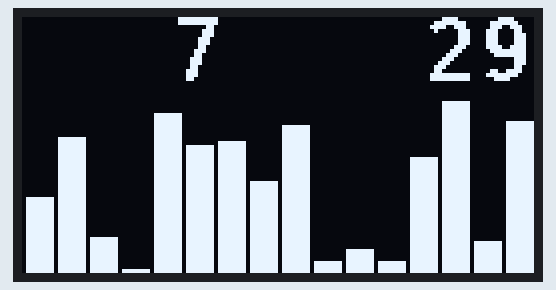
Bench run of a program on a simulated ESP32. Shown: 128×64 one-colour display. Random numbers use the default seed unless the program sets one; what the program prints to the serial monitor is not drawn.

Above: at 0.11 s.
At 5.01 s:
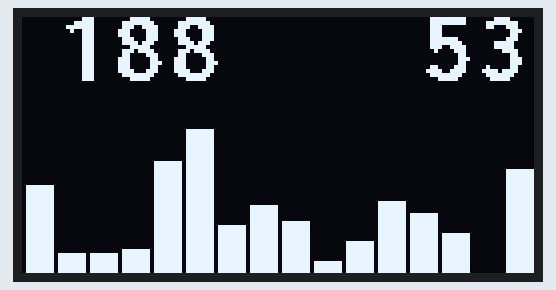
At 10.04 s:
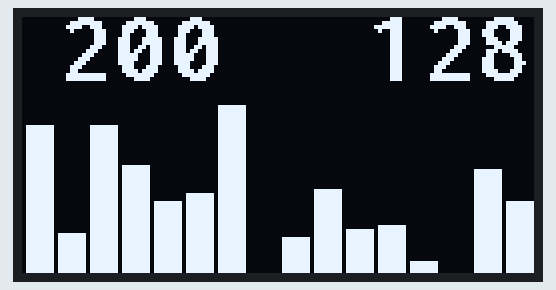
At 19.96 s:
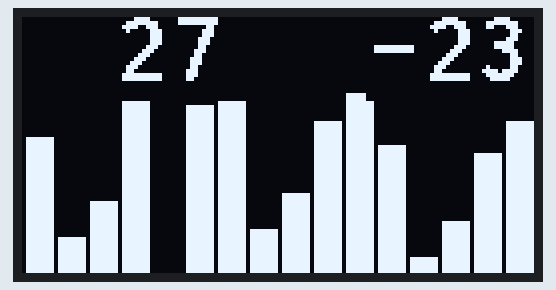
At 29.89 s:
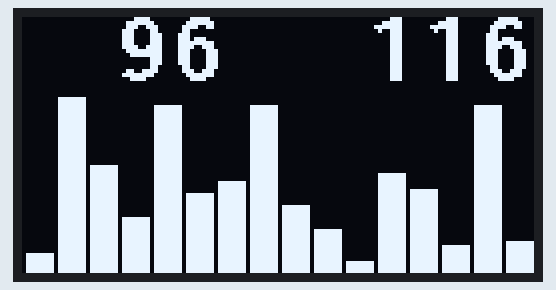
At 39.81 s:
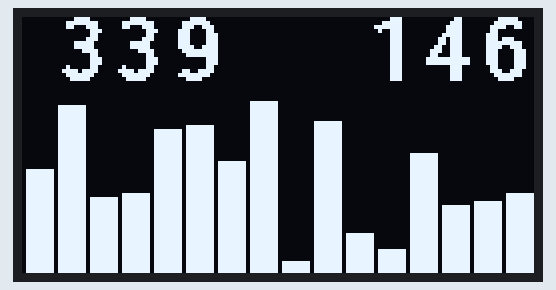

The program:

main.cpp
```cpp
#include <Arduino.h>
#include <SPI.h>
#include <U8g2lib.h>
#include "esp_random.h"

char chyba[20];
char uhel[20];
const int OLED_WIDTH = 128;

// --- Definice pinů ---
#define OLED_SCLK 40           // SCL pin
#define OLED_MOSI 41           // SDA pin
#define OLED_DC 39             // DC pin
#define OLED_RST U8X8_PIN_NONE // Reset je připojen na napájení
#define OLED_CS U8X8_PIN_NONE  // CS pin není přítomen

// --- Vytvoření instance U8g2 ---
// Toto je vaše "nejlepší sázka" pro začátek.
// Ovladač: SSD1306, Rozlišení: 128X64, Varianta: NONAME, Buffer: F (Full), Rozhraní: 4-vodičové Hardwarové SPI
U8G2_SSD1306_128X64_NONAME_F_4W_HW_SPI u8g2(U8G2_R0, /* cs=*/OLED_CS, /* dc=*/OLED_DC, /* reset=*/OLED_RST);

void setup()
{
  Serial.println("Standardní SPI");
  Serial.begin(115200);

  // Inicializace SPI sběrnice na vlastních pinech.
  // Toto je nutné udělat PŘED u8g2.begin() pro hardwarové SPI na ESP32-S3.
  SPI.begin(OLED_SCLK, -1, OLED_MOSI, -1);

  Serial.print("MOSI: ");
  Serial.println(MOSI);
  Serial.print("MISO: ");
  Serial.println(MISO);
  Serial.print("SCK: ");
  Serial.println(SCK);
  Serial.print("CS: ");
  Serial.println(SS);

  u8g2.begin();
}

void loop()
{
  auto sensor01 = random(0, 1024);
  auto sensor02 = random(0, 1024);
  auto sensor03 = random(0, 1024);
  auto sensor04 = random(0, 1024);
  auto sensor05 = random(0, 1024);
  auto sensor06 = random(0, 1024);
  auto sensor07 = random(0, 1024);
  auto sensor08 = random(0, 1024);
  auto sensor09 = random(0, 1024);
  auto sensor10 = random(0, 1024);
  auto sensor11 = random(0, 1024);
  auto sensor12 = random(0, 1024);
  auto sensor13 = random(0, 1024);
  auto sensor14 = random(0, 1024);
  auto sensor15 = random(0, 1024);
  auto sensor16 = random(0, 1024);
  int error = round((sensor01 + sensor02 + sensor03 + sensor04 + sensor05 + sensor06 + sensor07 + sensor08 - sensor09 - sensor10 - sensor11 - sensor12 - sensor13 - sensor14 - sensor15 - sensor16) / 16);
  auto angle = random(0, 360);

  u8g2.clearBuffer();
  u8g2.setDrawColor(1);

  u8g2.drawBox(1, 64 - round(sensor01 / 22), 7, round(sensor01 / 22));
  u8g2.drawBox(9, 64 - round(sensor02 / 22), 7, round(sensor02 / 22));
  u8g2.drawBox(17, 64 - round(sensor03 / 22), 7, round(sensor03 / 22));
  u8g2.drawBox(25, 64 - round(sensor04 / 22), 7, round(sensor04 / 22));
  u8g2.drawBox(33, 64 - round(sensor05 / 22), 7, round(sensor05 / 22));
  u8g2.drawBox(41, 64 - round(sensor06 / 22), 7, round(sensor06 / 22));
  u8g2.drawBox(49, 64 - round(sensor07 / 22), 7, round(sensor07 / 22));
  u8g2.drawBox(57, 64 - round(sensor08 / 22), 7, round(sensor08 / 22));
  u8g2.drawBox(65, 64 - round(sensor09 / 22), 7, round(sensor09 / 22));
  u8g2.drawBox(73, 64 - round(sensor10 / 22), 7, round(sensor10 / 22));
  u8g2.drawBox(81, 64 - round(sensor11 / 22), 7, round(sensor11 / 22));
  u8g2.drawBox(89, 64 - round(sensor12 / 22), 7, round(sensor12 / 22));
  u8g2.drawBox(97, 64 - round(sensor13 / 22), 7, round(sensor13 / 22));
  u8g2.drawBox(105, 64 - round(sensor14 / 22), 7, round(sensor14 / 22));
  u8g2.drawBox(113, 64 - round(sensor15 / 22), 7, round(sensor15 / 22));
  u8g2.drawBox(121, 64 - round(sensor16 / 22), 7, round(sensor16 / 22));

  u8g2.setFont(u8g2_font_inb16_mf);
  sprintf(chyba, "%d", error);
  int x = OLED_WIDTH - u8g2.getStrWidth(chyba);
  u8g2.drawStr(x, 16, chyba);

  sprintf(uhel, "%d ", angle);
  x = round(OLED_WIDTH / 2) - u8g2.getStrWidth(uhel) + 1;
  u8g2.drawStr(x, 16, uhel);

  u8g2.sendBuffer();

  delay(100);
  // dát tam chybu a pak úhel natočení
}
```
